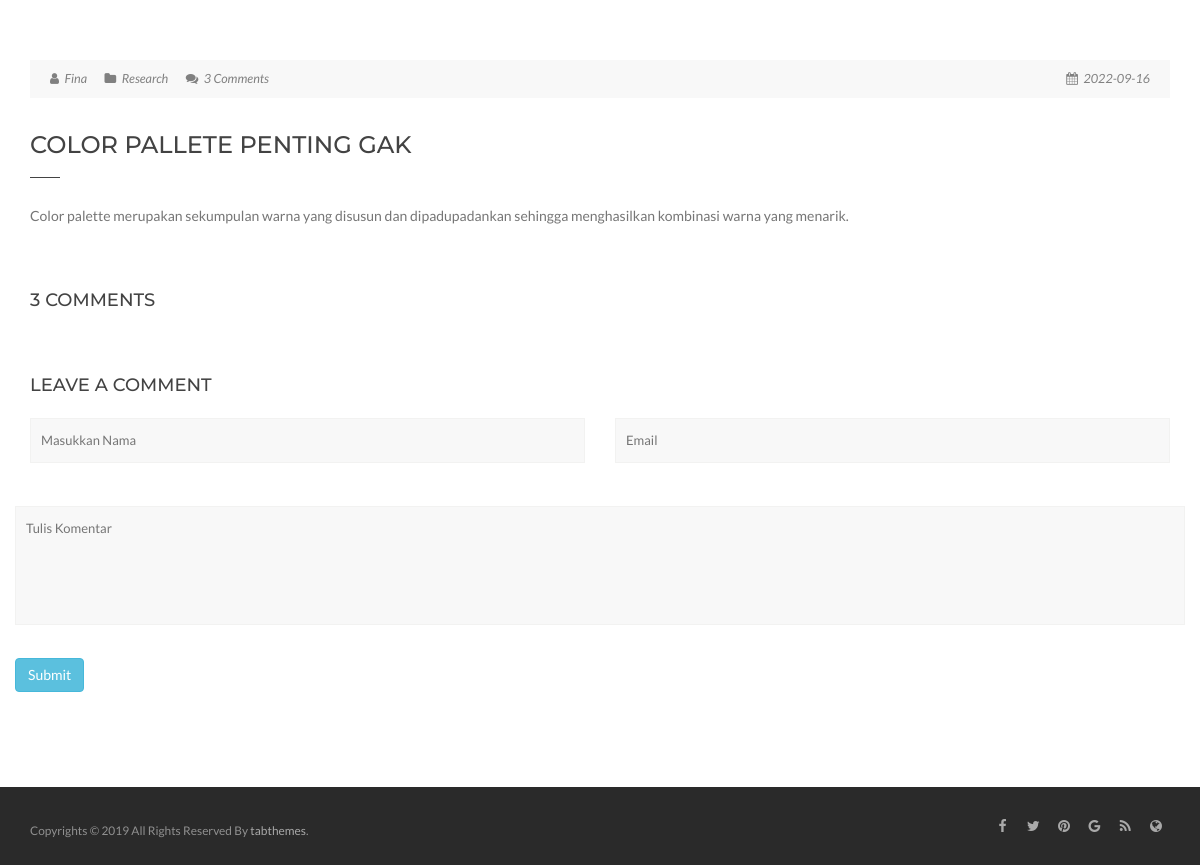
/blog/blogcb.php?id=1, run on an earlier commit of the app's database.
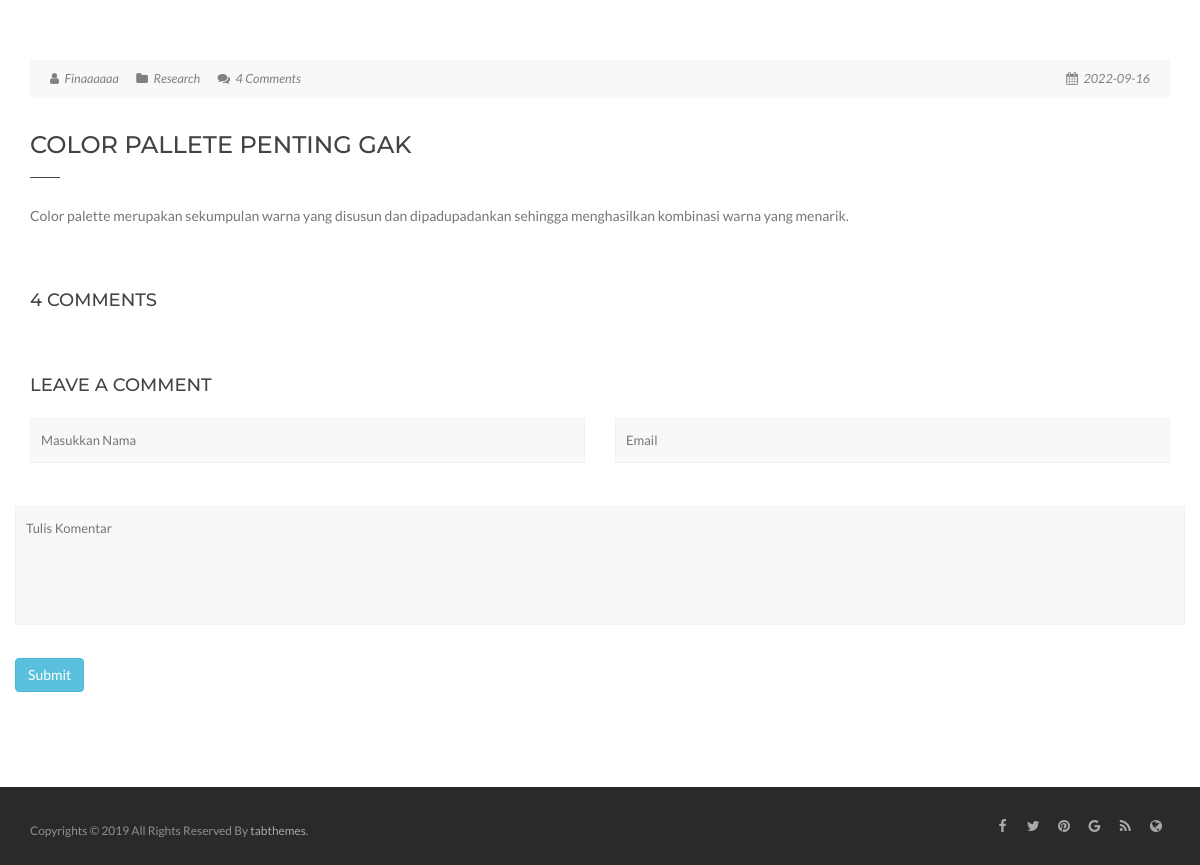
And on a later commit of the database.
### tables this page shows
CREATE TABLE `blog` (
  `id_blog` int(11) NOT NULL,
  `author` varchar(255) NOT NULL,
  `judul` text NOT NULL,
  `isi` text NOT NULL,
  `excerpt` text NOT NULL,
  `gambar` varchar(255) NOT NULL,
  `tanggal` varchar(12) NOT NULL
);

### blog/crudBlog.php (called while the page is built, shortened)
<?php
function bacaBlog($id)
{
    $data = array();
    $sql = "select * from blog where id_blog = $id";
    $koneksi = koneksiMesketch();
    $hasil = mysqli_query($koneksi, $sql);
    $i = 0;
    while ($baris = mysqli_fetch_assoc($hasil)) {
        $data[$i]['idBlog'] = $baris['id_blog'];
        $data[$i]['author'] = $baris['author'];
        $data[$i]['judul'] = $baris['judul'];
        $data[$i]['isi'] = $baris['isi'];
        $data[$i]['excerpt'] = $baris['excerpt'];
        $data[$i]['gambar'] = $baris['gambar'];
        $data[$i]['tanggal'] = $baris['tanggal'];
        $i++;
    }
    return $data;
}
function hitungKomen($id)
{
    $sql = "select count(*) as jml from komen where id_blog = $id && reply = 0";
    $koneksi = koneksiMesketch();
    $hasil = mysqli_query($koneksi, $sql);
    $data = mysqli_fetch_assoc($hasil);
    return $data;
}

### blog/blogcb.php (the view, shortened to what this page needs)
<?php
include 'crudBlog.php';
$id = $_GET['id'];
$bacaBlog = bacaBlog($id);
$data = hitungKomen($id);
$jml = $data['jml'];
?>
<!DOCTYPE html>
<html lang="en">
<head>
    <link href="bootstrap/css/bootstrap.min.css" rel="stylesheet">
    <link href="css/animate.css" rel="stylesheet">
    <link href="css/font-awesome/font-awesome.min.css" rel="stylesheet">
    <link href="css/magnific-popup.css" rel="stylesheet" />
    <link href="css/YTPlayer.css" rel="stylesheet" />
    <link rel="stylesheet" href="inc/owlcarousel/css/owl.carousel.min.css">
    <link rel="stylesheet" href="inc/owlcarousel/css/owl.theme.default.min.css">
    <link rel="stylesheet" href="inc/revolution/css/settings.css" />
    <link rel="stylesheet" href="inc/revolution/css/layers.css" />
    <link rel="stylesheet" href="inc/revolution/css/navigation.css" />
    <link href="css/style.css" rel="stylesheet">
</head>
<body class="single_post_page_full" data-spy="scroll" data-target=".navbar-fixed-top" data-offset="100">
    <section id="blog-single" class="p-top-40 p-bottom-80">
        <div class="container clearfix">
            <div class="row">
                <div class="col-xs-12">
                    <div class="postSingle">
                        <?php
                        foreach ($bacaBlog as $blog) {
                            $author = $blog['author'];
                            $judul = $blog['judul'];
                            $isi = $blog['isi'];
                            $img = $blog['gambar'];
                            $tanggal = $blog['tanggal'];
                            echo "
                        <div class='postMedia'>
                            <img alt='' src='../img/blog/$img'>
                        </div>
                        <div class='postMeta clearfix'>
                            <div class='postMeta-info'>
                                <span class='metaAuthor'><i class='fa fa-user'></i> <a href='#'>$author</a></span>
                                <span class='metaCategory'><i class='fa fa-folder'></i> <a href='#'>Research</a></span>
                                <span class='metaComment'><i class='fa fa-comments'></i> <a href='#'>$jml Comments</a></span>
                            </div>
                            <div class='postMeta-date'>
                                <span class='metaDate'><i class='fa fa-calendar'></i> <a href='#'>$tanggal</a></span>
                            </div>
                        </div>
                        <div class='postTitle'>
                            <h1>$judul</h1>
                            <div class='divider-small'></div>
                        </div>
                        <p>$isi</p>";
                        } ?>
                    </div>
                    <div class="comments m-top-60">
                        <h4><?php echo  $jml ?> Comments</h4>
                    </div>
                    <div class="respond">
                        <h4 class="m-bottom-20" style="margin-top: 60px;">Leave a comment</h4>
                        <div class="replyForm">
                            <form method="POST" id="form_komen">
                                <div class="row">
                                    <div class="col-md-6">
                                        <div class="form-group">
                                            <input type="text" name="nama" id="nama" placeholder="Masukkan Nama">
                                        </div>
                                    </div>
                                    <div class="col-md-6">
                                        <div class="form-group">
                                            <input type="text" name="email" id="email" placeholder="Email">
                                        </div>
                                    </div>
                                    <div class="form-group">
                                        <textarea name="isi" id="isi" placeholder="Tulis Komentar" cols="45" rows="5"></textarea>
                                        <input type="submit" name="submit" id="submit" class="btn btn-info" value="Submit" />
                                    </div>
                                </div>
                            </form>
                        </div>
                    </div>
                </div>
            </div>
        </div>
    </section>
    <footer class="site-footer">
        <div class="container">
            <small class="copyright pull-left">Copyrights © 2019 All Rights Reserved By <a href="http://www.tabthemes.com/">tabthemes</a>.</small>
            <div class="social-icon pull-right">
                <a href="#"><i class="fa fa-facebook"></i></a>
                <a href="#"><i class="fa fa-twitter"></i></a>
                <a href="#"><i class="fa fa-pinterest"></i></a>
                <a href="#"><i class="fa fa-google"></i></a>
                <a href="#"><i class="fa fa-rss"></i></a>
                <a href="#"><i class="fa fa-globe"></i></a>
            </div>
        </div>
    </footer>
    <link rel="stylesheet" href="https://cdn.jsdelivr.net/npm/bootstrap-icons@1.9.1/font/bootstrap-icons.css">
</body>
</html>

### blog/css/style.css (style rules this page uses)
html { overflow-y: scroll; -ms-overflow-style: scrollbar; }
html, body { height: 100%; margin: 0; padding: 0; -webkit-font-smoothing: antialiased; }
body { background: #fff; font-size: 14px; font-family: 'Lato', sans-serif; color: #767676; }
a { color: #ed5f5e; text-decoration: none; -webkit-transition: all 0.3s ease-in-out; -o-transition: all 0.3s ease-in-out; transition: all 0.3s ease-in-out; }
section { width: 100%; display: block; }
h1, h2, h3, h4, h5, h6 { font-family: 'Montserrat', sans-serif; color: #434343; text-transform: uppercase; margin-top: 10px; margin-bottom: 10px; line-height: 1.4em; }
h1 { font-size: 36px; }
h4 { font-size: 18px; }
p { line-height: 1.8em; }
.divider-small { background-color: #434343; height: 1px; width: 30px; margin: 15px 0; }
.p-top-40 { padding-top: 40px; }
.p-bottom-80 { padding-bottom: 80px; }
.m-top-60 { margin-top: 60px; }
.m-bottom-20 { margin-bottom: 20px; }
.postSingle .postTitle { padding-bottom: 10px; }
.postSingle .postTitle h1 { font-size: 24px; margin-bottom: 5px; }
.postSingle .postMeta { color: #808080; font-size: 0.9em; font-style: italic; padding: 10px 20px; margin-bottom: 30px; background: #f8f8f8; }
.postSingle .postMeta a { color: #808080; }
.postSingle .postMeta-info { float: left; }
.postSingle .postMeta-info span { margin-right: 15px; }
.postSingle .postMeta-info span i { margin-right: 3px; }
.postSingle .postMeta-date { float: right; }
.postSingle .postMeta-date span i { margin-right: 3px; }
.postSingle .postMedia { padding: 0; }
.respond .replyForm input[type="text"], .respond .replyForm input[type="email"], .respond .replyForm textarea { background: #f8f8f8; border: 0 none; color: #434343; font-family: inherit; font-size: 13px; margin: 0 0 28px; outline: 0 none; padding: 12px 10px; resize: none; width: 100%; border: 1px solid #f2f2f1; }
.site-footer { background-color: #2a2a2a; padding: 20px 0px; }
.site-footer .copyright { color: #909090; margin: auto; margin-top: 15px; }
.site-footer .copyright a { color: #a9a9a9; }
.site-footer .social-icon { padding: 5px 0px; }
.site-footer .social-icon a i { width: 28px; height: 28px; line-height: 28px; text-align: center; color: #a9a9a9; -webkit-transition: all 0.3s ease-in-out; -o-transition: all 0.3s ease-in-out; transition: all 0.3s ease-in-out; }

What changed in the data, as far as the page shows it:
changed blog "COLOR PALLETE PENTING GAK": author "Fina" → "Finaaaaaa"; jml "3" → "4"
Also different on the page:
$jml: "3" → "4"
